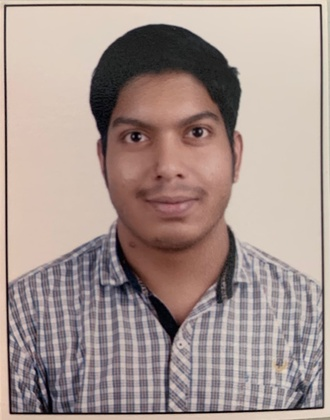
%> input picture shibu_profile.jpg, 330 x 420 px, shrunk from 1005 x 1280 before the run
$ octave histogramequalization.m   (GNU Octave 9; MATLAB toolbox functions it lacks are replaced by stand-ins)
%> lines starting %> are read from the running program, lines starting %| are printed output that depends on the picture
% Histogram Equalization

close all;
clear all;
clc;

disp('530_SHIBU');
a=imread('D:\MATLAB Projects\shibu_profile.jpg');
%> a is the input picture: size 420x330x3 uint8; mean R, G, B 165.8, 148.3, 142.8
a1=double(a);
a2=rgb2gray(uint8(a1));
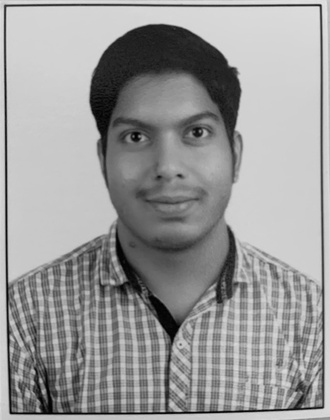
%> a2: size 420x330 uint8; min 0, max 229, mean 152.9
[row col]=size(a2);
%> row = 420; col = 330
c=row*col;
%> c = 138600
h=zeros(1,300);
z=zeros(1,300);
for m = 1:1:row
    for n = 1:1:col
        t = a2(m,n);
        h(t+1) = h(t+1)+1;
    end
end
%> after the loop, h = 300 values, max 5684 at index 208, min 0 at index 231, mean 462
pdf=h/c;
%> pdf = 300 values, max 0.041 at index 208, min 0 at index 231, mean 0.00333
cdf(1)=pdf(1);
for x=2:1:256
    cdf(x)=pdf(x)+cdf(x-1);
end
%> after the loop, cdf = 256 values from 7.22e-06 to 1
new=round(cdf*256);
%> new = 256 values from 0 to 256
new=new+1;
%> new = 256 values from 1 to 257
for p=1:1:row
    for q=1:1:col
        temp = a2(p,q)+1;
        b(p,q)=new(temp);
        t=b(p,q);
        z(t+1)=z(t+1)+1;
    end
end
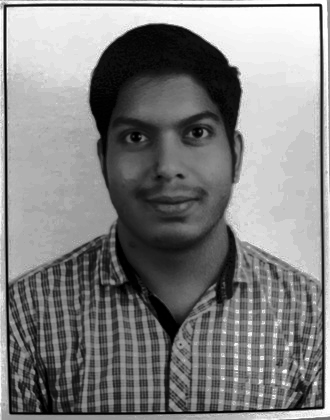
%> b: size 420x330 double; min 1, max 257, mean 130.5; drawn with min black and max white
%> after the loop, z = 300 values, max 5684 at index 212, min 0 at index 1, mean 462

b=b-1;
subplot(2,2,1)
imshow(uint8(a2))
title ('Original Image');

subplot(2,2,2)
bar(h)
title ('Histogram of Original Image');

subplot(2,2,3)
imshow(uint8(b))
title ('Histogrammed Image');

subplot(2,2,4)
bar(z)
title ('Eq. Histogram');
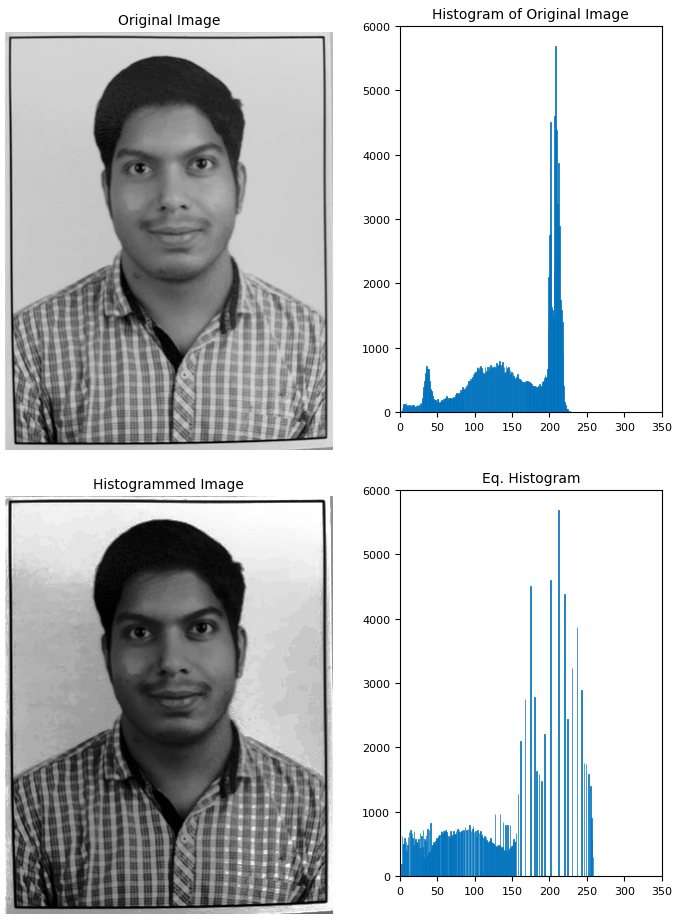
%> figure redrawn from the program's plot data, 4 panels
